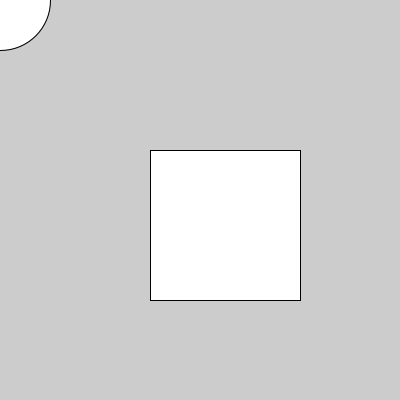
Frame 1 (no input)
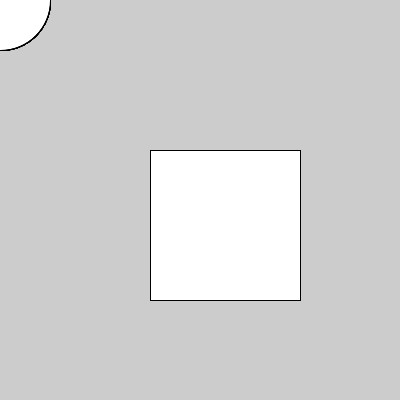
Frame 60 (the mouse pressed at the canvas centre just before this capture)
Frame 120 (the mouse held since frame 60 and released just before this capture): identical to frame 60, image omitted

The Processing sketch that drew these frames (run headless with seeded random() and noise(); from frame 60 on, the mouse is pressed at the canvas centre):

// Processing sketch: variables_mouseXmouseY
// ── variables_mouseXmouseY.pde
void setup() {
  size(400, 400);
}

void draw() {

  ellipse(mouseX, mouseY, 100,100);
  rect(150,150,150,150);
}
